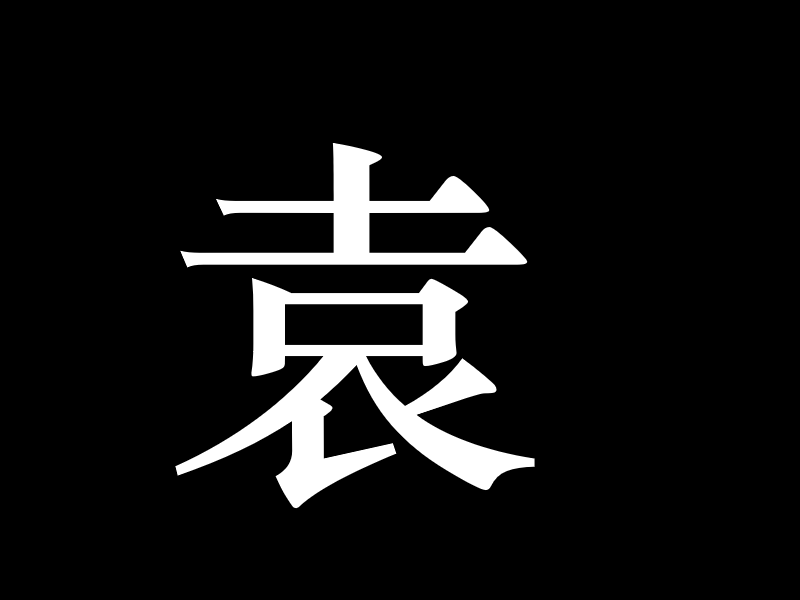
#> input picture yuan.png, 800 x 600 px
$ python opencv-morphology.py
#> lines starting #> are read from the running program, lines starting #| are printed output that depends on the picture
import cv2
import numpy as np

rawImage = cv2.imread('yuan.png',0)
#> rawImage is the input picture: shape (600, 800); min 0, max 255, mean 19.9
kernel = np.ones((15,15),np.uint8)
erosionImage = cv2.erode(rawImage,kernel,iterations = 1)
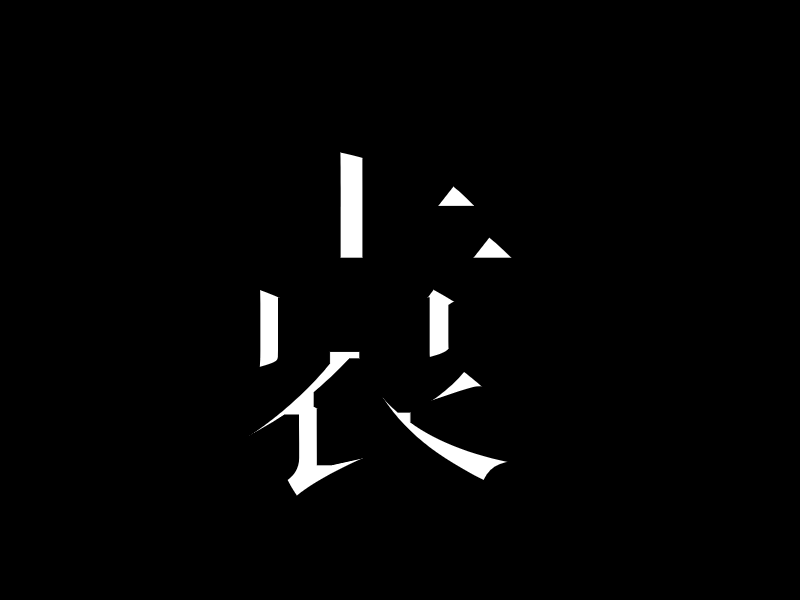
#> erosionImage: shape (600, 800); min 0, max 255, mean 5.5
dilationImage = cv2.dilate(rawImage,kernel,iterations = 1)
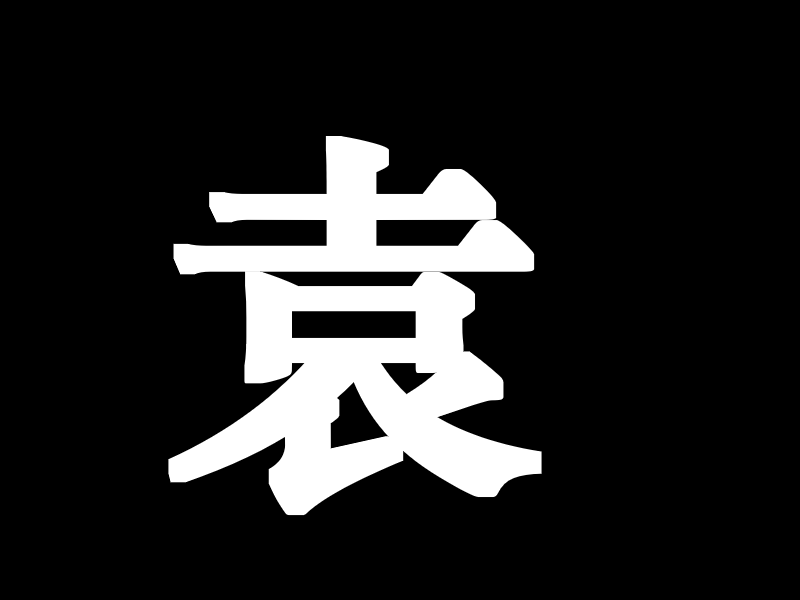
#> dilationImage: shape (600, 800); min 0, max 255, mean 35.8
openOperateImage=cv2.dilate(erosionImage,kernel,iterations = 1)
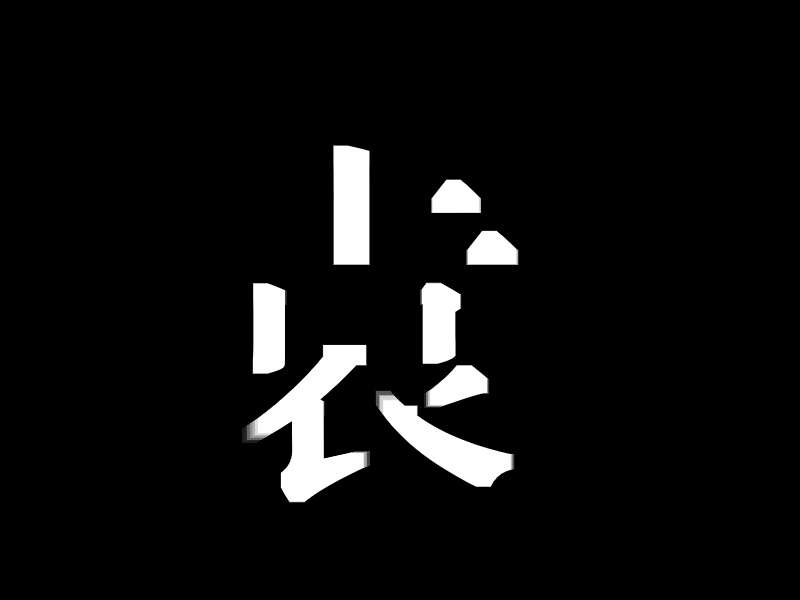
#> openOperateImage: shape (600, 800); min 0, max 255, mean 13.9
closeOperateImage=cv2.erode(dilationImage,kernel,iterations = 1)
cv2.imshow('Raw Image',rawImage)
cv2.imshow('Erosion',erosionImage)
cv2.imshow('Dilation',dilationImage)
cv2.imshow('Open Operation',openOperateImage)
cv2.imshow('Close Operation',closeOperateImage)
cv2.waitKey(0)
